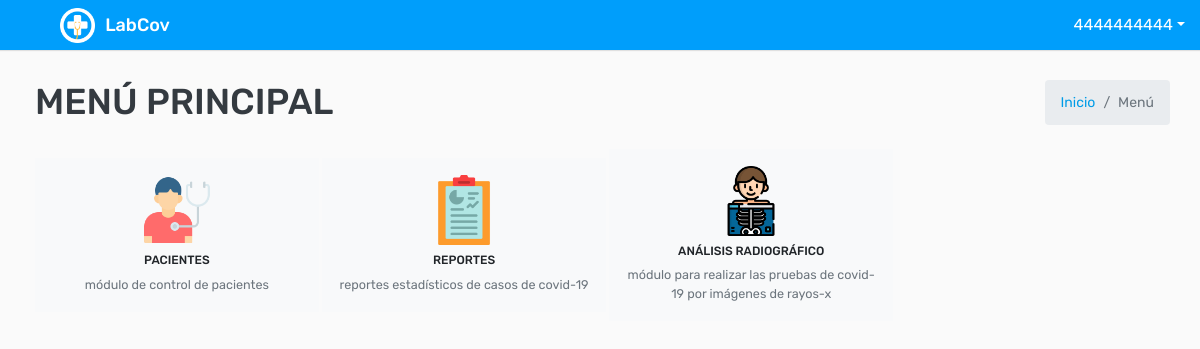
The app's page / (signed in), older data.
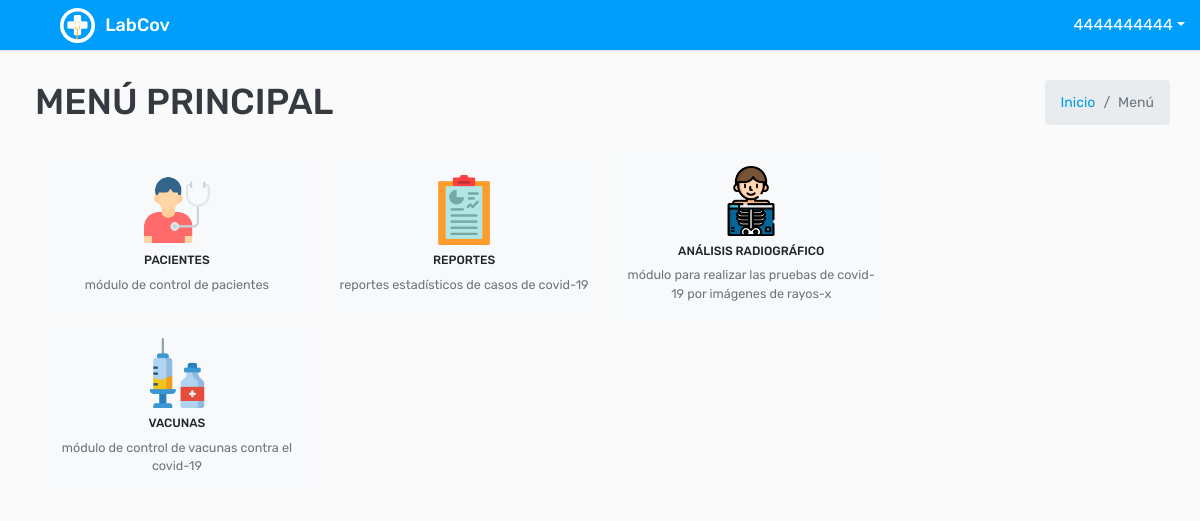
The same page, newer data.
### covid/models.py (models this page shows, shortened)
class ModeloBase(models.Model):
    class Meta:
        abstract = True
    """Model definition for ModeloBase."""
    fecha_creacion = models.DateTimeField(verbose_name='Fecha creación',auto_now_add=True)
    usuario_creacion = models.ForeignKey(settings.AUTH_USER_MODEL, verbose_name='Usuario Creación', related_name='+', blank=True, null=True,on_delete=models.PROTECT, editable=False)
    usuario_modificacion = models.ForeignKey(settings.AUTH_USER_MODEL, verbose_name='Usuario Modificación', related_name='+', blank=True, null=True,on_delete=models.PROTECT , editable=False)
    fecha_modificacion = models.DateTimeField(verbose_name='Fecha Modificación', auto_now=True)

class User(AbstractUser,ModeloBase):
    cedula=models.CharField(max_length=10, verbose_name='Cédula', unique = True)
    tipo_genero = (('M', 'Masculino'), ('F', 'Femenino'))
    genero = models.CharField('Género', choices=tipo_genero, default='M', max_length=1)

class Menu_Groups(models.Model):
    group = models.ForeignKey(Group,on_delete=models.CASCADE)
    menu = models.ForeignKey(Menu,on_delete=models.CASCADE)
    activo = models.BooleanField(default=True)

class Menu(ModeloBase):
    titulo = models.CharField(verbose_name='Título',max_length=200)
    descripcion = models.CharField( verbose_name='Descripciòn',max_length=200)
    icono = models.ImageField(verbose_name="icono", upload_to='icon/')
    url = models.CharField(verbose_name='Url', max_length=200)
    grupo = models.ManyToManyField(Group, through='Menu_Groups', verbose_name='Grupos de usuario')
    activo = models.BooleanField(default=True)
    class Meta:
        verbose_name = 'Menu'
        verbose_name_plural = 'Menus'

### covid/views.py (the view)
# urls.py: path('', key.Dashboard_view.as_view(), name="dashboard" ),
class Dashboard_view(LoginRequiredMixin,TemplateView):
    template_name = "registration/dashboard.html"
    def get_context_data(self, **kwargs):
        permisos = Group.objects.filter(user=self.request.user)
        context = super().get_context_data(**kwargs)
        context['titulo'] ="Menú Principal"
        if self.request.user.is_superuser:
            context['MenuSuperUser'] = Menu.objects.all()
        else:
            context['menu'] = Menu_Groups.objects.filter( group__in=permisos, activo =True, menu__activo = True)
        return context

### templates/registration/dashboard.html (shortened to what this page needs)
{% extends 'plantillaBase.html' %} {% block content %}  {% for dato in menu %}
<button onclick="location.href= '{{dato.menu.url}}'" class=" btn btn-light rounded-0 w-25 p-3 mx-auto align-middle">
     <a class="border-0 ">
         <img class=" figure-img img-fluid rounded " src="{{dato.menu.icono.url}}" width="70px" alt="Card image cap">
         <h6 class=" text-center ">{{dato.menu.titulo.upper}}</h6>
         <figcaption class="figure-caption">{{dato.menu.descripcion}}</figcaption>
     </a>
 </button> {% endfor %} {% endblock %}

### templates/plantillaBase.html (shortened to what this page needs)
<!DOCTYPE html>
<html lang="es">
{% load static %}
<head>
    <link rel="stylesheet" type="text/css" href="{% static 'css/bootstrap.min.css'%}">
    <link rel="stylesheet" type="text/css" href="{% static 'css/font-awesome.min.css'%}">
    <link rel="stylesheet" type="text/css" href="{% static 'css/bootstrap-duallistbox.min.css'%}">
    <link rel="stylesheet" type="text/css" href="{% static 'css/style.css'%}"> {% block content_extra_css %} {% endblock content_extra_css %}
</head>
<body>
    <div class="main-wrapper">
        <div class="header">
            <div class="header-left">
                <a href="{% url 'dashboard'%}" class="logo">
                    <img src="{% static 'img/logo.png' %}" width="35" height="35" alt="">
                    <span>LabCov</span></a>
            </div>
            <ul class="nav user-menu float-right">
                <li class="nav-item dropdown has-arrow">
                    <a href="#" class="dropdown-toggle nav-link user-link" data-toggle="dropdown"></span><span>{{ request.user }}</span></a>
                </li>
            </ul>
        </div>
        <div class="page-wrapper ">
            <div class="content ">
                <div class="row mb-2 ">
                    <div class="col-sm-8 ">
                        <h1 class="m-0 text-dark ">{{ titulo.upper }}</h1>
                    </div>
                    <div class="col-sm-4 ">
                        <ol class="breadcrumb float-sm-right ">
                            <li class="breadcrumb-item "><a href="{% url 'dashboard'%} ">Inicio</a></li>
                            <li class="breadcrumb-item active ">Menú</li>
                        </ol>
                    </div>
                </div>
                {% block content %} {% endblock %}
            </div>
        </div>
    </div>
</body>
</html>

Row changes from the older to the newer data that the page shows:
added Menu_Groups: menu.icono (picture), menu.titulo "VACUNAS", menu.descripcion "módulo de control de vacunas contra el covid-19"
